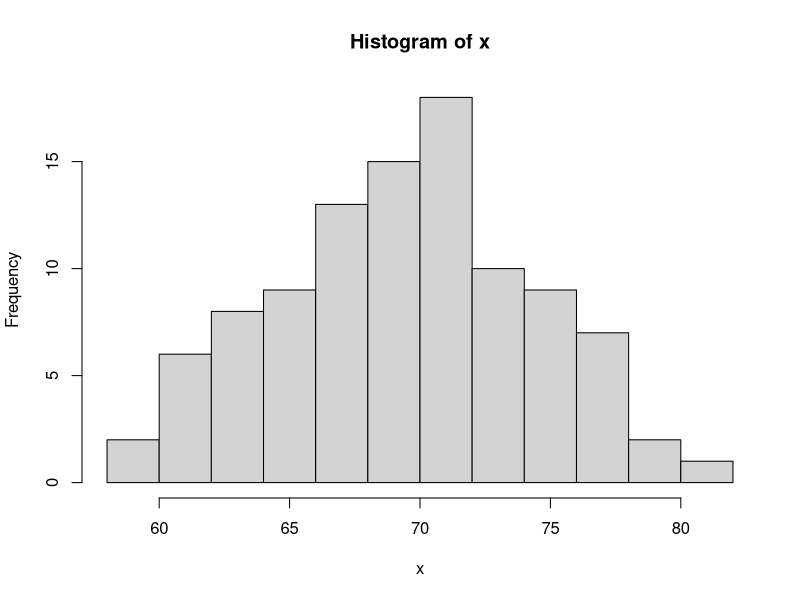
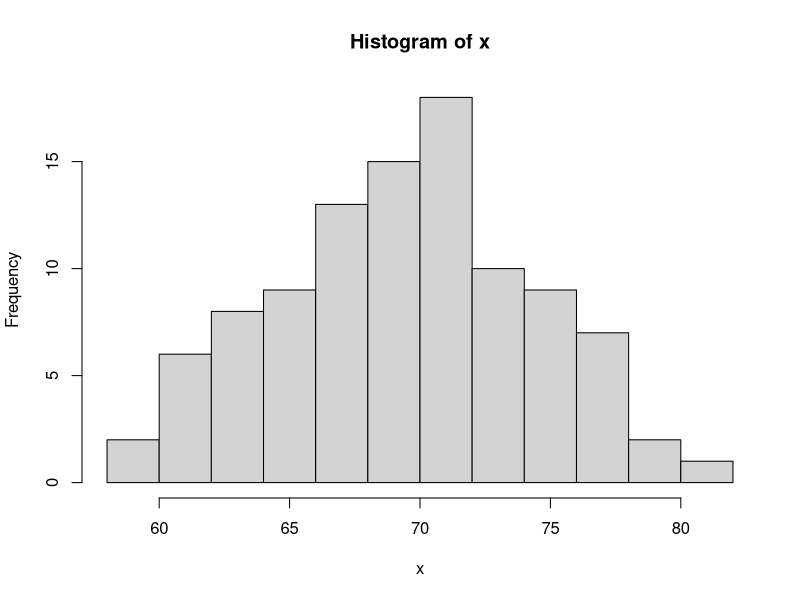
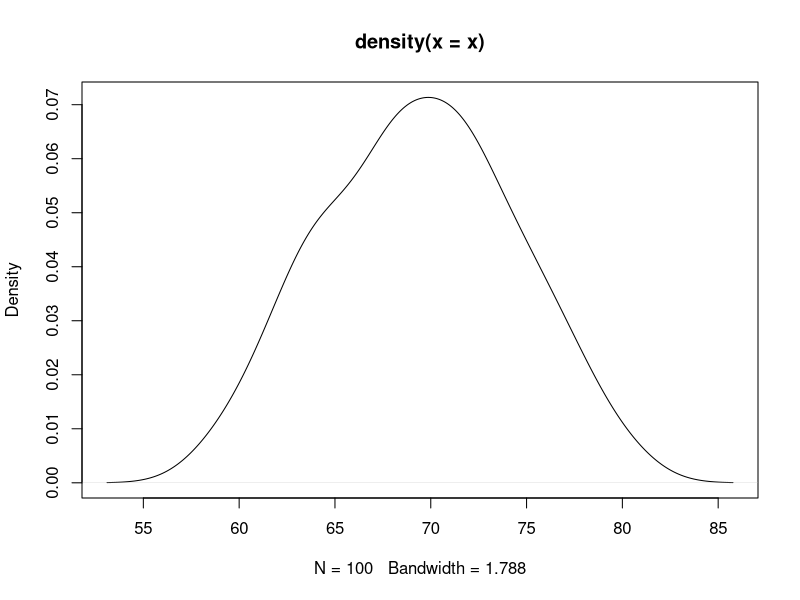

The R source for these figures, in order:
#vectors

x=1
x
print(x)
x1=1:10
x1
x2<-5
x2
x3=c(1,5,7,9,100)
x3
class(x3)
class(x1)

x= rnorm(100,mean = 70,5)
x
hist(x)
hist(x, breaks=10)
plot(density(x))


seq(from=1,45,5)
